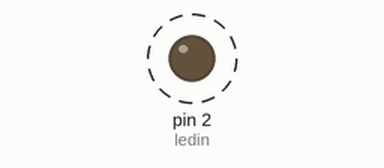
Recording of a sketch running on a simulated Arduino Uno, built with avr-gcc and run on an emulated ATmega328P. Parts: output pins drawn as LEDs (lit = HIGH). Dashed ring = blinking.

Above: at 0.2 s.
Timing chart, 0 to 3.0 s (numbered marks = the images above):
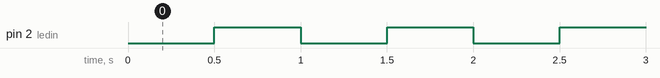

The sketch:

blink.ino
```cpp
#define ledin 2

void setup() {
  pinMode(ledin, OUTPUT);
}

void loop() {
  blinking(500);
}

void blinking (unsigned int waktu){
  static bool status = LOW;
  static unsigned long sekarang = 0;
  status = (millis()-sekarang) >= waktu ? (sekarang = millis(), !status) : status;
  digitalWrite(ledin, status);
}
```

Measured:
- by itself, pin 2 (ledin): alternates HIGH for 0.50 s and LOW for 0.50 s
